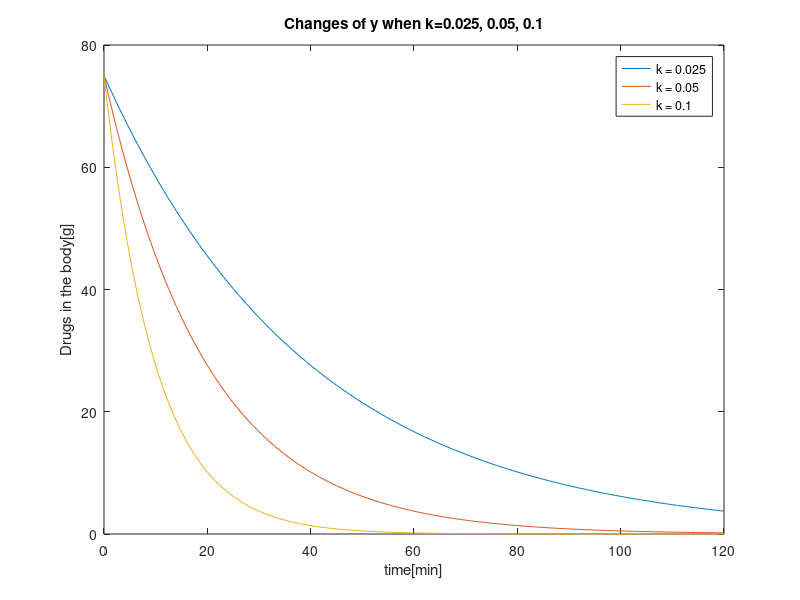

The MATLAB script that drew this image:
t = 0:0.5:120;
k = 0.025;
y= 75*exp(-k.*t);
figure(1);
for i = 1:1:3;
	plot(t,y);
	hold on;
	k = 2*k;
	y = 75*exp(-k.*t);
end;
title('Changes of y when k=0.025, 0.05, 0.1');
xlabel('time[min]');
ylabel('Drugs in the body[g]');
legend('k = 0.025', 'k = 0.05', 'k = 0.1');